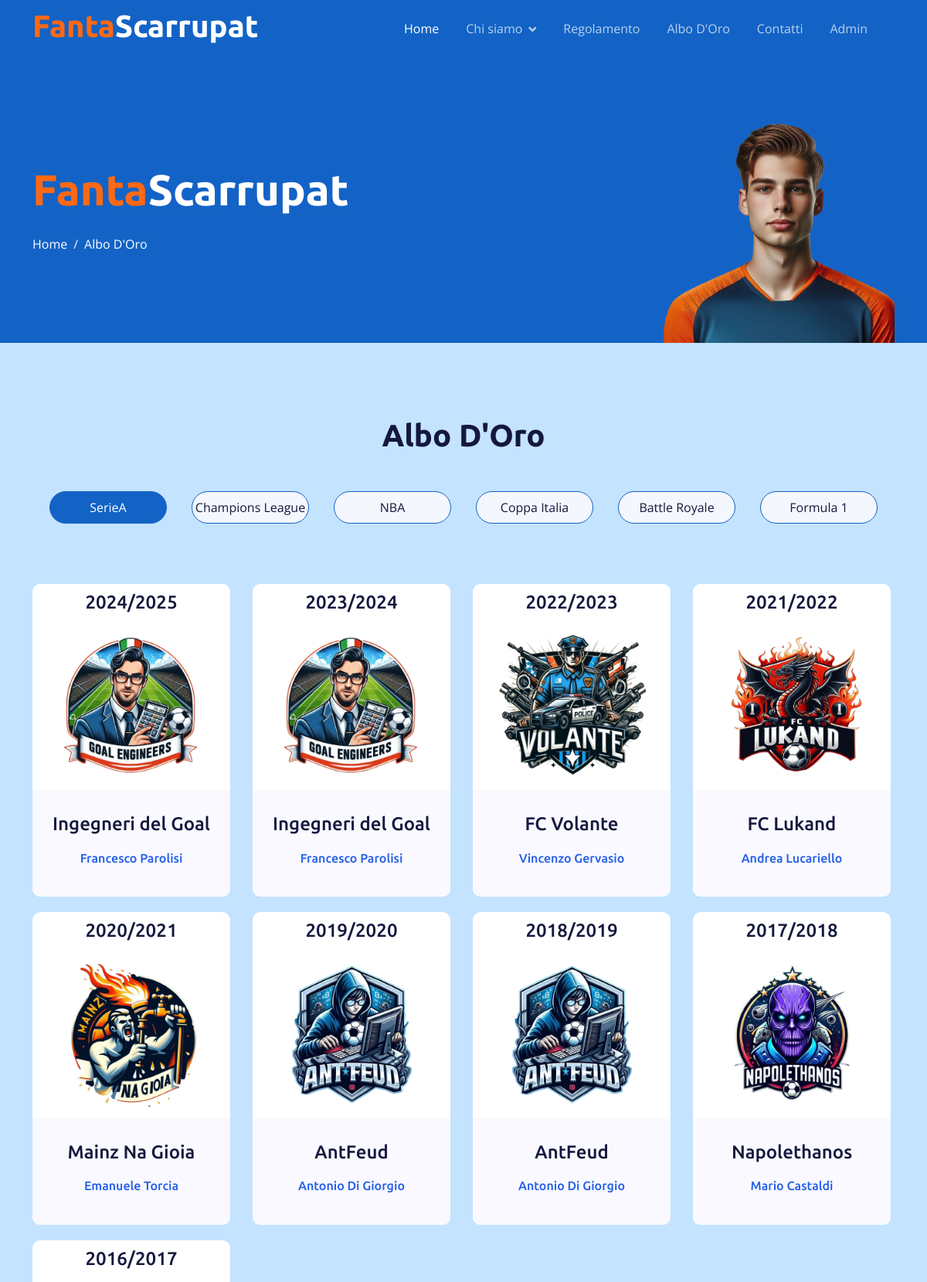
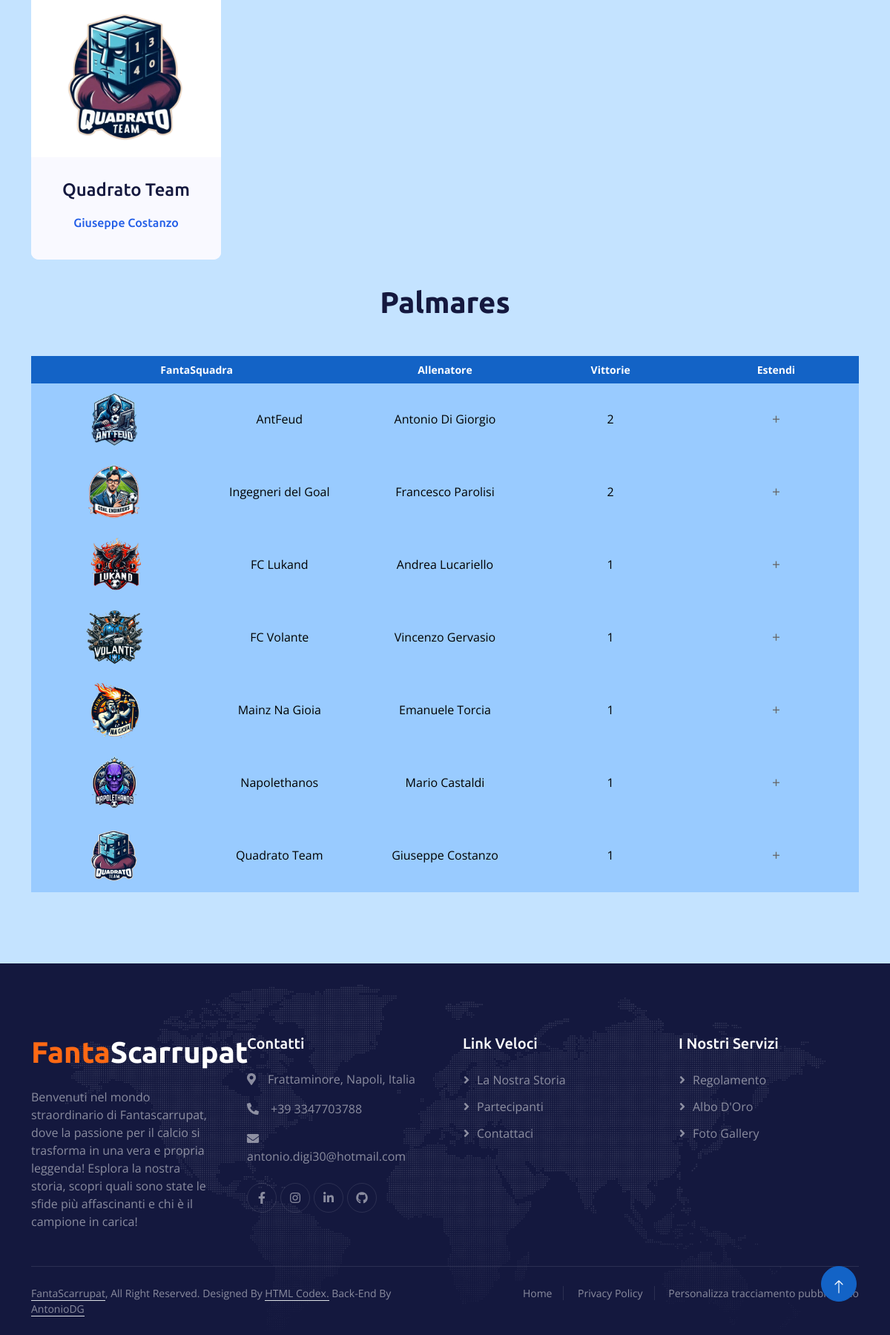
The page /alboDOro.php on the database its author committed (2 pictures, top to bottom).
### tables this page shows
CREATE TABLE IF NOT EXISTS `competizione_disputata` (
  `id_competizione_disputata` int NOT NULL AUTO_INCREMENT,
  `nome_competizione` varchar(100) NOT NULL,
  `anno` int NOT NULL,
  `vincitore` varchar(100) DEFAULT NULL,
  PRIMARY KEY (`id_competizione_disputata`),
  KEY `nome_competizione` (`nome_competizione`),
  KEY `vincitore` (`vincitore`),
  KEY `idx_competizione_disputata_anno` (`anno`),
  KEY `idx_competizione_disputata_vincitore` (`vincitore`)
);

CREATE TABLE IF NOT EXISTS `fantasquadra` (
  `nome_fantasquadra` varchar(100) NOT NULL,
  `scudetto` varchar(100) DEFAULT NULL,
  `fantallenatore` varchar(100) NOT NULL,
  `immagine_fantallenatore` varchar(100) NOT NULL,
  `flag_attuale` varchar(1) NOT NULL,
  PRIMARY KEY (`nome_fantasquadra`)
);

### alboDOro.php (the view, shortened to what this page needs)
<!DOCTYPE html>
<html lang="en">
<head>
  <link href="https://cdnjs.cloudflare.com/ajax/libs/font-awesome/5.10.0/css/all.min.css" rel="stylesheet">
  <link href="https://cdn.jsdelivr.net/npm/bootstrap-icons@1.4.1/font/bootstrap-icons.css" rel="stylesheet">
  <link href="lib/animate/animate.min.css" rel="stylesheet">
  <link href="lib/owlcarousel/assets/owl.carousel.min.css" rel="stylesheet">
  <link href="css/bootstrap.min.css" rel="stylesheet">
  <link href="css/style.css" rel="stylesheet">
</head>
<body>
<?php
    include 'php/contVisual.php';
?>
<div class="container-fluid pt-5 bg-primary hero-header">
  <div class="container pt-5">
    <div class="row g-5 pt-5">
      <div class="col-lg-6 align-self-center text-center text-lg-start mb-lg-5">
        <h1 class="display-4 text-white mb-4 animated slideInRight">
          <span class="text-color1">Fanta</span><span class="text-color2">Scarrupat</span>
        </h1>
        <nav aria-label="breadcrumb">
          <ol class="breadcrumb justify-content-center justify-content-lg-start mb-0">
            <li class="breadcrumb-item"><a class="text-white" href="index.php">Home</a></li>
            <li class="breadcrumb-item text-white active" aria-current="page">Albo D'Oro</li>
          </ol>
        </nav>
      </div>
      <div class="col-lg-6 align-self-end text-center text-lg-end">
        <img class="img-fluid" src="img/player_mezzo_busto.png" alt="" style="max-height: 300px;">
      </div>
    </div>
  </div>
</div>
<div class="container-fluid destination py-5">
  <div class="container py-5">
    <div class="mx-auto text-center mb-5" style="max-width: 900px;">
      <div class="text-center mx-auto mb-5 wow fadeInUp" data-wow-delay="0.1s" style="max-width: 500px;">
        <h1 class="display-6 mb-5">Albo D'Oro</h1>
      </div>
    </div>
    <div class="tab-class text-center">
      <ul class="nav nav-pills d-inline-flex justify-content-center mb-5">
        <li class="nav-item">
          <a class="d-flex mx-3 py-2 border border-primary bg-light rounded-pill active" data-bs-toggle="pill" href="#SerieA">
            <span class="text-dark" style="width: 150px;">SerieA</span>
          </a>
        </li>
        <li class="nav-item">
          <a class="d-flex py-2 mx-3 border border-primary bg-light rounded-pill" data-bs-toggle="pill" href="#ChampionsLeague">
            <span class="text-dark" style="width: 150px;">Champions League</span>
          </a>
        </li>
        <li class="nav-item">
          <a class="d-flex py-2 mx-3 border border-primary bg-light rounded-pill" data-bs-toggle="pill" href="#NBA">
            <span class="text-dark" style="width: 150px;">NBA</span>
          </a>
        </li>
        <li class="nav-item">
          <a class="d-flex mx-3 py-2 border border-primary bg-light rounded-pill" data-bs-toggle="pill" href="#CoppaItalia">
            <span class="text-dark" style="width: 150px;">Coppa Italia</span>
          </a>
        </li>
        <li class="nav-item">
          <a class="d-flex mx-3 py-2 border border-primary bg-light rounded-pill" data-bs-toggle="pill" href="#BattleRoyale">
            <span class="text-dark" style="width: 150px;">Battle Royale</span>
          </a>
        </li>
        <li class="nav-item">
          <a class="d-flex mx-3 py-2 border border-primary bg-light rounded-pill" data-bs-toggle="pill" href="#Formula1">
            <span class="text-dark" style="width: 150px;">Formula 1</span>
          </a>
        </li>
      </ul>
      <div class="tab-content">
        <div id="SerieA" class="tab-pane fade show p-0 active">
          <div class="row">
            <?php
            $query = "SELECT C.id_competizione_disputata, C.anno, F.nome_fantasquadra, F.scudetto, F.fantallenatore, C.nome_competizione FROM competizione_disputata as C,
              fantasquadra AS F WHERE F.nome_fantasquadra = C.vincitore AND nome_competizione = 'Serie A' ORDER BY C.anno DESC";
            $result = $conn->query($query);
            if ($result->num_rows > 0) {
              while($row = $result->fetch_assoc()) {
                ?>
                <div class="col-lg-3 col-md-6">
                  <a href="#" class="dettagli-link" data-competizione="<?php echo $row["id_competizione_disputata"]?>" data-anno="<?php echo $row["anno"]; ?>">
                    <div class="single-unique-product">
                      <div class="descAnno">
                        <h4>
                          <?PHP echo $row["anno"]-1 ?>/<?PHP echo $row["anno"]?>
                        </h4>
                      </div>
                      <img class="img-fluid" src="img/scudetti/<?PHP echo$row["scudetto"]?>" alt="">
                      <div class="descVin">
                        <h4>
                          <?PHP echo $row["nome_fantasquadra"]?>
                        </h4>
                        <h6>
                          <?PHP echo $row["fantallenatore"]?>
                        </h6>
                      </div>
                    </div>
                  </a>
                </div>
                <?php
              }
            }
            ?>
          </div>
          <br>
          <div class="text-center mx-auto mb-5 wow fadeInUp" data-wow-delay="0.1s" style="max-width: 500px;">
            <h1 class="display-6 mb-5">Palmares</h1>
          </div>
          <div class="row">
            <div class="col-md-12">
              <div class="table-responsive">
                <table class="table">
                  <thead class="thead-primary">
                  <tr>
                    <th colspan="2">FantaSquadra</th>
                    <th>Allenatore</th>
                    <th>Vittorie</th>
                    <th>Estendi</th>
                  </tr>
                  </thead>
                  <tbody>
                  <?php
                  $query = "SELECT COUNT(id_competizione_disputata) as vittorie, F.nome_fantasquadra, F.scudetto, F.fantallenatore,
                          GROUP_CONCAT(DISTINCT CONCAT(' ', (C.anno) - 1), '/', C.anno) AS anni_vittoria
                          FROM competizione_disputata as C, fantasquadra AS F
                          WHERE F.nome_fantasquadra = C.vincitore AND nome_competizione = 'Serie A'
                          GROUP BY F.nome_fantasquadra ORDER BY vittorie DESC";
                  $result = $conn->query($query);
                  if ($result->num_rows > 0) {
                    while($row = $result->fetch_assoc()) {
                      ?>
                      <tr>
                        <th><img class="img-fluid-logo" src="img/scudetti/<?php echo $row["scudetto"]?>"></th>
                        <td><?php echo $row["nome_fantasquadra"]?></td>
                        <td><?php echo $row["fantallenatore"]?></td>
                        <td><?php echo $row["vittorie"]?></td>
                        <td><span class="toggle-icon">+</span></td>
                      </tr>
                      <?php
                    }
                  }
                  ?>
                  </tbody>
                </table>
              </div>
            </div>
          </div>
        </div>
      </div>
    </div>
  </div>
</div>
<a href="#" class="btn btn-lg btn-primary btn-lg-square back-to-top pt-2"><i class="bi bi-arrow-up"></i></a>
</body>
</html>

### css/style.css (style rules this page uses)
:root { --primary: #1363C6; --secondary: #15ACE1; --light: #F4F7FE; --dark: #14183E; }
.text-color1 { color: #FF6914; }
.text-color2 { color: #FFFFFF; }
.back-to-top { position: fixed; display: none; right: 45px; bottom: 45px; z-index: 99; }
h1, h2, h3, .fw-bold { font-weight: 700 !important; }
h4, h5, h6, .fw-medium { font-weight: 500 !important; }
.btn { font-weight: 500; transition: .5s; }
.btn-lg-square { width: 48px; height: 48px; }
.btn-square, .btn-sm-square, .btn-lg-square { padding: 0; display: flex; align-items: center; justify-content: center; font-weight: normal; border-radius: 50px; }
* { box-sizing: border-box; }
.table { width: 100%; margin: 0 auto; background: #ffffff; -webkit-box-shadow: 0px 5px 12px -12px rgba(0, 0, 0, 0.29); -moz-box-shadow: 0px 5px 12px -12px rgba(0, 0, 0, 0.29); box-shadow: 0px 5px 12px -12px rgba(0, 0, 0, 0.29); text-align: center; table-layout: fixed; }
.table thead.thead-primary { background: var(--primary); }
.table thead th { border: none; font-size: 14px; color: #ffffff; }
.table tbody tr { margin-bottom: 10px; }
.table tbody th, .table tbody td { border: none; font-size: 16px; background: #99cbff; vertical-align: middle; border-bottom: 2px solid #99cbff; color: black; }
.table tbody td:nth-child(odd) { background: #99cbff; border-bottom: 2px solid #99cbff; }
.img-fluid-logo { width: 80px; height: 80px; align-content: center; }
.toggle-icon { cursor: pointer; font-size: 1.2em; color: #666; transition: transform 0.3s; }
.destination .tab-class .nav-item { padding: 0 0 20px 0; }
.destination .tab-class .nav-item a.active { background: var(--bs-primary) !important; }
.destination .tab-class .nav-item a.active span { color: var(--bs-white) !important; }
.single-unique-product { background-color: #fff; text-align: center; border-radius: 10px; margin: 10px 5px 10px 0; -webkit-transition: all 0.3s ease 0s; -moz-transition: all 0.3s ease 0s; -o-transition: all 0.3s ease 0s; transition: all 0.3s ease 0s; }
.single-unique-product img { padding: 0px; width: 200px; height: 200px; margin-bottom: 10px; }
.single-unique-product h6 { color: #235ee7; margin-top: 20px; margin-bottom: 10px; }
.single-unique-product .descAnno { padding: 10px 0; border-bottom-right-radius: 10px; border-bottom-left-radius: 10px; }
.single-unique-product .descVin { background-color: #f9f9ff; padding: 30px 0; border-bottom-right-radius: 10px; border-bottom-left-radius: 10px; }
.sticky-top { top: -150px; transition: .5s; }
.navbar { padding: 11px 0 !important; height: 75px; }
.navbar .navbar-nav .nav-link { margin-right: 35px; padding: 0; color: rgba(255, 255, 255, .7); outline: none; }
.navbar .navbar-nav .nav-link:hover, .navbar .navbar-nav .nav-link.active { color: rgba(255, 255, 255, 1); }
.navbar .dropdown-toggle::after { border: none; content: "\f107"; font-family: "Font Awesome 5 Free"; font-weight: 900; vertical-align: middle; margin-left: 8px; }
.hero-header { margin-top: -75px; background-size: cover; }
.hero-header .breadcrumb-item+.breadcrumb-item::before { color: var(--light); }
.footer { background: url(../img/footer.png) center center no-repeat; background-size: contain; }
.footer .btn.btn-social { margin-right: 5px; width: 40px; height: 40px; display: flex; align-items: center; justify-content: center; color: rgba(255,255,255,.5); border: 1px solid rgba(256, 256, 256, .1); border-radius: 40px; transition: .3s; }
.footer .btn.btn-link { display: block; margin-bottom: 10px; padding: 0; text-align: left; color: rgba(255,255,255,.5); font-weight: normal; transition: .3s; }
.footer .btn.btn-link::before { position: relative; content: "\f105"; font-family: "Font Awesome 5 Free"; font-weight: 900; margin-right: 10px; }
.footer .copyright { padding: 25px 0; font-size: 14px; border-top: 1px solid rgba(256, 256, 256, .1); }
.footer .copyright a { color: rgba(255,255,255,.5); }
.footer .footer-menu a { margin-right: 15px; padding-right: 15px; border-right: 1px solid rgba(255, 255, 255, .1); }
.footer .footer-menu a:last-child { margin-right: 0; padding-right: 0; border-right: none; }

### rows shown on the page
competizione_disputata: $row['anno']-1 "2024", anno "2025", fantasquadra.scudetto (picture), fantasquadra.nome_fantasquadra "Ingegneri del Goal", fantasquadra.fantallenatore "Francesco Parolisi"
competizione_disputata: $row['anno']-1 "2023", anno "2024", fantasquadra.scudetto (picture), fantasquadra.nome_fantasquadra "Ingegneri del Goal", fantasquadra.fantallenatore "Francesco Parolisi"
competizione_disputata: $row['anno']-1 "2022", anno "2023", fantasquadra.scudetto (picture), fantasquadra.nome_fantasquadra "FC Volante", fantasquadra.fantallenatore "Vincenzo Gervasio"
competizione_disputata: $row['anno']-1 "2021", anno "2022", fantasquadra.scudetto (picture), fantasquadra.nome_fantasquadra "FC Lukand", fantasquadra.fantallenatore "Andrea Lucariello"
competizione_disputata: $row['anno']-1 "2020", anno "2021", fantasquadra.scudetto (picture), fantasquadra.nome_fantasquadra "Mainz Na Gioia", fantasquadra.fantallenatore "Emanuele Torcia"
competizione_disputata: $row['anno']-1 "2019", anno "2020", fantasquadra.scudetto (picture), fantasquadra.nome_fantasquadra "AntFeud", fantasquadra.fantallenatore "Antonio Di Giorgio"
competizione_disputata: $row['anno']-1 "2018", anno "2019", fantasquadra.scudetto (picture), fantasquadra.nome_fantasquadra "AntFeud", fantasquadra.fantallenatore "Antonio Di Giorgio"
competizione_disputata: $row['anno']-1 "2017", anno "2018", fantasquadra.scudetto (picture), fantasquadra.nome_fantasquadra "Napolethanos", fantasquadra.fantallenatore "Mario Castaldi"
competizione_disputata: $row['anno']-1 "2016", anno "2017", fantasquadra.scudetto (picture), fantasquadra.nome_fantasquadra "Quadrato Team", fantasquadra.fantallenatore "Giuseppe Costanzo"
fantasquadra: scudetto (picture), nome_fantasquadra "AntFeud", fantallenatore "Antonio Di Giorgio", vittorie "2"
fantasquadra: scudetto (picture), nome_fantasquadra "Ingegneri del Goal", fantallenatore "Francesco Parolisi", vittorie "2"
fantasquadra: scudetto (picture), nome_fantasquadra "FC Lukand", fantallenatore "Andrea Lucariello", vittorie "1"
fantasquadra: scudetto (picture), nome_fantasquadra "FC Volante", fantallenatore "Vincenzo Gervasio", vittorie "1"
fantasquadra: scudetto (picture), nome_fantasquadra "Mainz Na Gioia", fantallenatore "Emanuele Torcia", vittorie "1"
fantasquadra: scudetto (picture), nome_fantasquadra "Napolethanos", fantallenatore "Mario Castaldi", vittorie "1"
fantasquadra: scudetto (picture), nome_fantasquadra "Quadrato Team", fantallenatore "Giuseppe Costanzo", vittorie "1"
